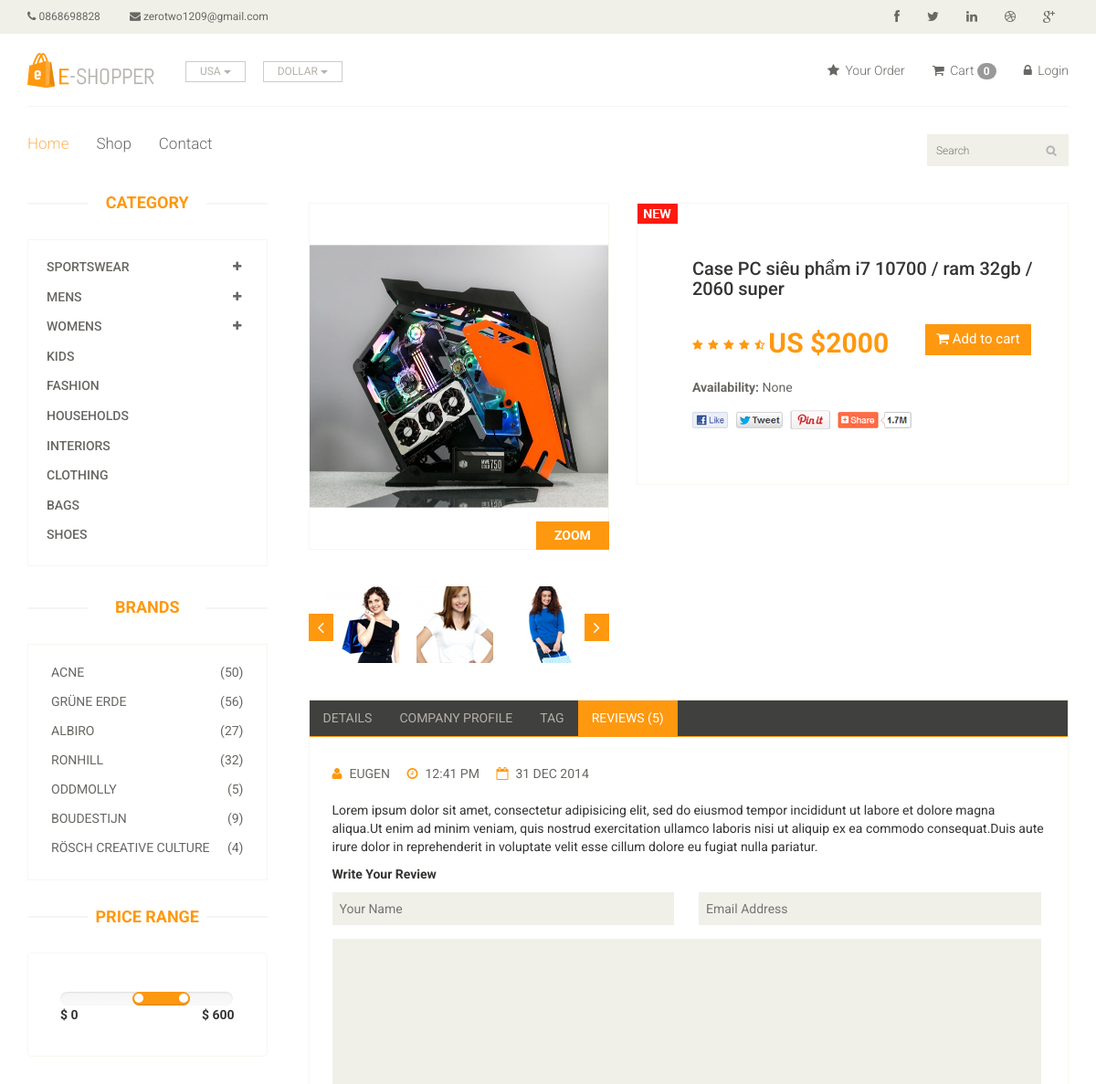
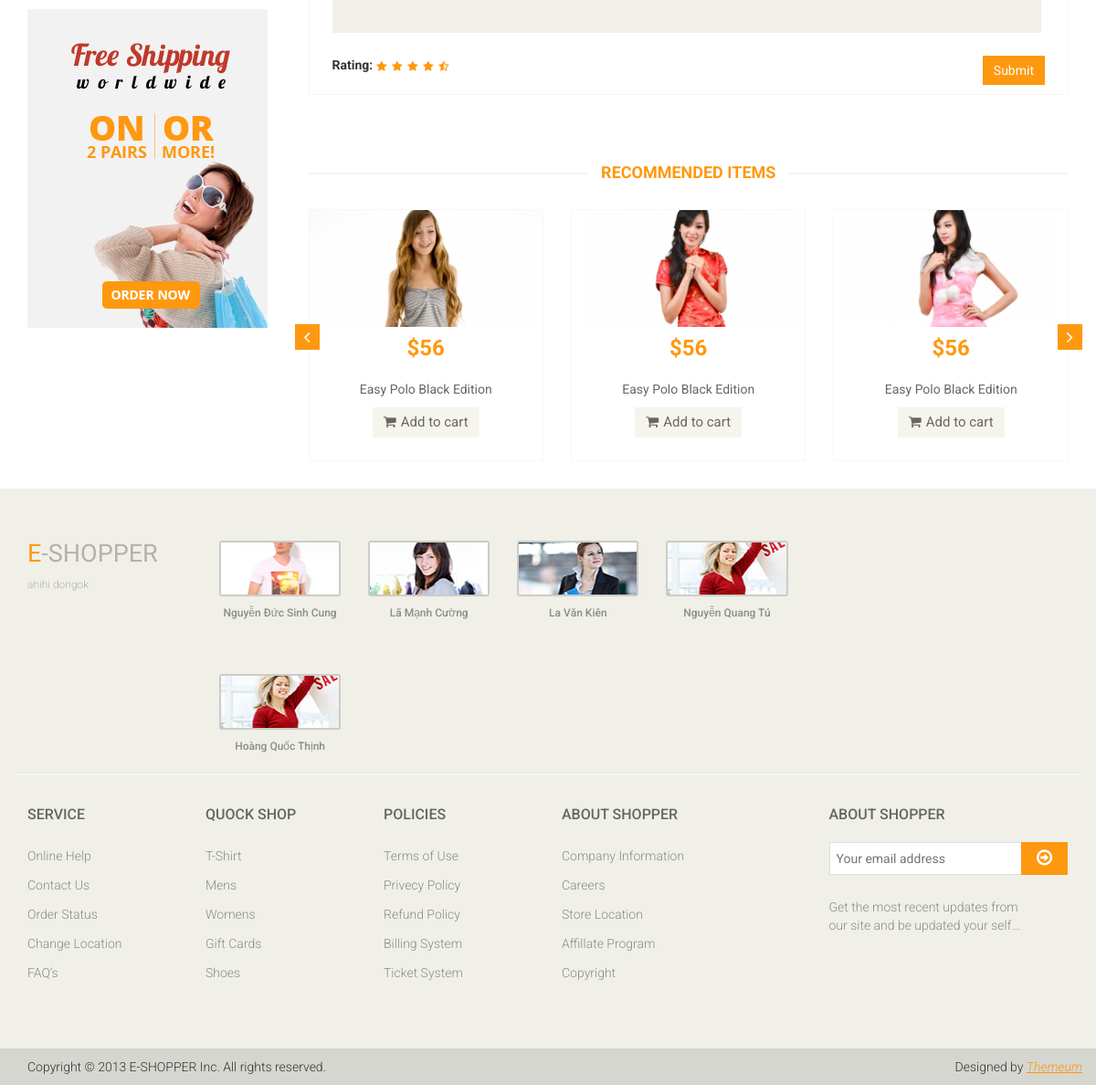
Page /product/1 on the committed database (2 pictures, top to bottom).
### app/models.py (models this page shows, shortened)
class Product(models.Model):
    Availability = (('In Stock', 'In Stock'), ('Out of Stock', 'Out of Stock'))
    category = models.ForeignKey(Category, on_delete=models.CASCADE, default='')
    sub_category = models.ForeignKey(Sub_Category, on_delete=models.CASCADE, default='')
    image = models.ImageField(upload_to='ecommerce/pimg')
    name = models.CharField(max_length=150, default="")
    price = models.IntegerField(default=0)
    Availability = models.CharField(choices=Availability,null=True,max_length=100)
    date = models.DateField(auto_now_add=True)

### E_shop/views.py (the view)
# urls.py: path('product/<str:id>', views.Product_Detail, name='product_detail'),
def Product_Detail(request, id):
    product = Product.objects.filter(id=id).first()
    context = {
        'product': product
    }
    return render(request, 'product_detail.html', context)

### templates/product_detail.html (shortened to what this page needs)
{% extends 'master.html' %}
{% block body %}
<section>
		<div class="container">
			<div class="row">
				<div class="col-sm-3">
					<div class="left-sidebar">
						<h2>Category</h2>
						<div class="panel-group category-products" id="accordian">
							<div class="panel panel-default">
								<div class="panel-heading">
									<h4 class="panel-title">
										<a data-toggle="collapse" data-parent="#accordian" href="#sportswear">
											<span class="badge pull-right"><i class="fa fa-plus"></i></span>
											Sportswear
										</a>
									</h4>
								</div>
							</div>
							<div class="panel panel-default">
								<div class="panel-heading">
									<h4 class="panel-title">
										<a data-toggle="collapse" data-parent="#accordian" href="#mens">
											<span class="badge pull-right"><i class="fa fa-plus"></i></span>
											Mens
										</a>
									</h4>
								</div>
							</div>
							<div class="panel panel-default">
								<div class="panel-heading">
									<h4 class="panel-title">
										<a data-toggle="collapse" data-parent="#accordian" href="#womens">
											<span class="badge pull-right"><i class="fa fa-plus"></i></span>
											Womens
										</a>
									</h4>
								</div>
							</div>
							<div class="panel panel-default">
								<div class="panel-heading">
									<h4 class="panel-title"><a href="#">Kids</a></h4>
								</div>
							</div>
							<div class="panel panel-default">
								<div class="panel-heading">
									<h4 class="panel-title"><a href="#">Fashion</a></h4>
								</div>
							</div>
							<div class="panel panel-default">
								<div class="panel-heading">
									<h4 class="panel-title"><a href="#">Households</a></h4>
								</div>
							</div>
							<div class="panel panel-default">
								<div class="panel-heading">
									<h4 class="panel-title"><a href="#">Interiors</a></h4>
								</div>
							</div>
							<div class="panel panel-default">
								<div class="panel-heading">
									<h4 class="panel-title"><a href="#">Clothing</a></h4>
								</div>
							</div>
							<div class="panel panel-default">
								<div class="panel-heading">
									<h4 class="panel-title"><a href="#">Bags</a></h4>
								</div>
							</div>
							<div class="panel panel-default">
								<div class="panel-heading">
									<h4 class="panel-title"><a href="#">Shoes</a></h4>
								</div>
							</div>
						</div>
						<div class="brands_products">
							<h2>Brands</h2>
							<div class="brands-name">
								<ul class="nav nav-pills nav-stacked">
									<li><a href=""> <span class="pull-right">(50)</span>Acne</a></li>
									<li><a href=""> <span class="pull-right">(56)</span>Grüne Erde</a></li>
									<li><a href=""> <span class="pull-right">(27)</span>Albiro</a></li>
									<li><a href=""> <span class="pull-right">(32)</span>Ronhill</a></li>
									<li><a href=""> <span class="pull-right">(5)</span>Oddmolly</a></li>
									<li><a href=""> <span class="pull-right">(9)</span>Boudestijn</a></li>
									<li><a href=""> <span class="pull-right">(4)</span>Rösch creative culture</a></li>
								</ul>
							</div>
						</div>
						<div class="price-range">
							<h2>Price Range</h2>
							<div class="well">
								 <input type="text" class="span2" value="" data-slider-min="0" data-slider-max="600" data-slider-step="5" data-slider-value="[250,450]" id="sl2" ><br />
								 <b>$ 0</b> <b class="pull-right">$ 600</b>
							</div>
						</div>
						<div class="shipping text-center">
							<img src="images/home/shipping.jpg" alt="" />
						</div>
					</div>
				</div>
				<div class="col-sm-9 padding-right">
					<div class="product-details">
						<div class="col-sm-5">
							<div class="view-product">
								<img src="/{{product.image}}" alt="" />
								<h3>ZOOM</h3>
							</div>
							<div id="similar-product" class="carousel slide" data-ride="carousel">
								    <div class="carousel-inner">
										<div class="item active">
										  <a href=""><img src="images/product-details/similar1.jpg" alt=""></a>
										  <a href=""><img src="images/product-details/similar2.jpg" alt=""></a>
										  <a href=""><img src="images/product-details/similar3.jpg" alt=""></a>
										</div>
									</div>
								  <a class="left item-control" href="#similar-product" data-slide="prev">
									<i class="fa fa-angle-left"></i>
								  </a>
								  <a class="right item-control" href="#similar-product" data-slide="next">
									<i class="fa fa-angle-right"></i>
								  </a>
							</div>
						</div>
						<div class="col-sm-7">
							<div class="product-information">
								<img src="images/product-details/new.jpg" class="newarrival" alt="" />
								<h2>{{product.name}}</h2>
								<img src="images/product-details/rating.png" alt="" />
								<span>
									<span>US ${{product.price}}</span>
									<a href="{% url 'cart_add' product.id %}" type="button" class="btn btn-fefault cart">
										<i class="fa fa-shopping-cart"></i>
										Add to cart
									</a>
								</span>
								<p><b>Availability:</b> {{product.Availability}}</p>
								<a href=""><img src="images/product-details/share.png" class="share img-responsive"  alt="" /></a>
							</div>
						</div>
					</div>
					<div class="category-tab shop-details-tab">
						<div class="col-sm-12">
							<ul class="nav nav-tabs">
								<li><a href="#details" data-toggle="tab">Details</a></li>
								<li><a href="#companyprofile" data-toggle="tab">Company Profile</a></li>
								<li><a href="#tag" data-toggle="tab">Tag</a></li>
								<li class="active"><a href="#reviews" data-toggle="tab">Reviews (5)</a></li>
							</ul>
						</div>
						<div class="tab-content">
							<div class="tab-pane fade active in" id="reviews" >
								<div class="col-sm-12">
									<ul>
										<li><a href=""><i class="fa fa-user"></i>EUGEN</a></li>
										<li><a href=""><i class="fa fa-clock-o"></i>12:41 PM</a></li>
										<li><a href=""><i class="fa fa-calendar-o"></i>31 DEC 2014</a></li>
									</ul>
									<p>Lorem ipsum dolor sit amet, consectetur adipisicing elit, sed do eiusmod tempor incididunt ut labore et dolore magna aliqua.Ut enim ad minim veniam, quis nostrud exercitation ullamco laboris nisi ut aliquip ex ea commodo consequat.Duis aute irure dolor in reprehenderit in voluptate velit esse cillum dolore eu fugiat nulla pariatur.</p>
									<p><b>Write Your Review</b></p>
									<form action="#">
										<span>
											<input type="text" placeholder="Your Name"/>
											<input type="email" placeholder="Email Address"/>
										</span>
										<textarea name="" ></textarea>
										<b>Rating: </b> <img src="images/product-details/rating.png" alt="" />
										<button type="button" class="btn btn-default pull-right">
											Submit
										</button>
									</form>
								</div>
							</div>
						</div>
					</div>
					<div class="recommended_items">
						<h2 class="title text-center">recommended items</h2>
						<div id="recommended-item-carousel" class="carousel slide" data-ride="carousel">
							<div class="carousel-inner">
								<div class="item active">
									<div class="col-sm-4">
										<div class="product-image-wrapper">
											<div class="single-products">
												<div class="productinfo text-center">
													<img src="images/home/recommend1.jpg" alt="" />
													<h2>$56</h2>
													<p>Easy Polo Black Edition</p>
													<button type="button" class="btn btn-default add-to-cart"><i class="fa fa-shopping-cart"></i>Add to cart</button>
												</div>
											</div>
										</div>
									</div>
									<div class="col-sm-4">
										<div class="product-image-wrapper">
											<div class="single-products">
												<div class="productinfo text-center">
													<img src="images/home/recommend2.jpg" alt="" />
													<h2>$56</h2>
													<p>Easy Polo Black Edition</p>
													<button type="button" class="btn btn-default add-to-cart"><i class="fa fa-shopping-cart"></i>Add to cart</button>
												</div>
											</div>
										</div>
									</div>
									<div class="col-sm-4">
										<div class="product-image-wrapper">
											<div class="single-products">
												<div class="productinfo text-center">
													<img src="images/home/recommend3.jpg" alt="" />
													<h2>$56</h2>
													<p>Easy Polo Black Edition</p>
													<button type="button" class="btn btn-default add-to-cart"><i class="fa fa-shopping-cart"></i>Add to cart</button>
												</div>
											</div>
										</div>
									</div>
								</div>
							</div>
							 <a class="left recommended-item-control" href="#recommended-item-carousel" data-slide="prev">
								<i class="fa fa-angle-left"></i>
							  </a>
							  <a class="right recommended-item-control" href="#recommended-item-carousel" data-slide="next">
								<i class="fa fa-angle-right"></i>
							  </a>
						</div>
					</div>
				</div>
			</div>
		</div>
	</section>
{% endblock%}

### rows in the picture
Product: image (picture), name "Case PC siêu phẩm i7 10700 / ram 32gb / 2060 super", price "2000", Availability "None"

### other values in the picture
{{ request.session.cart|length }} "0"
